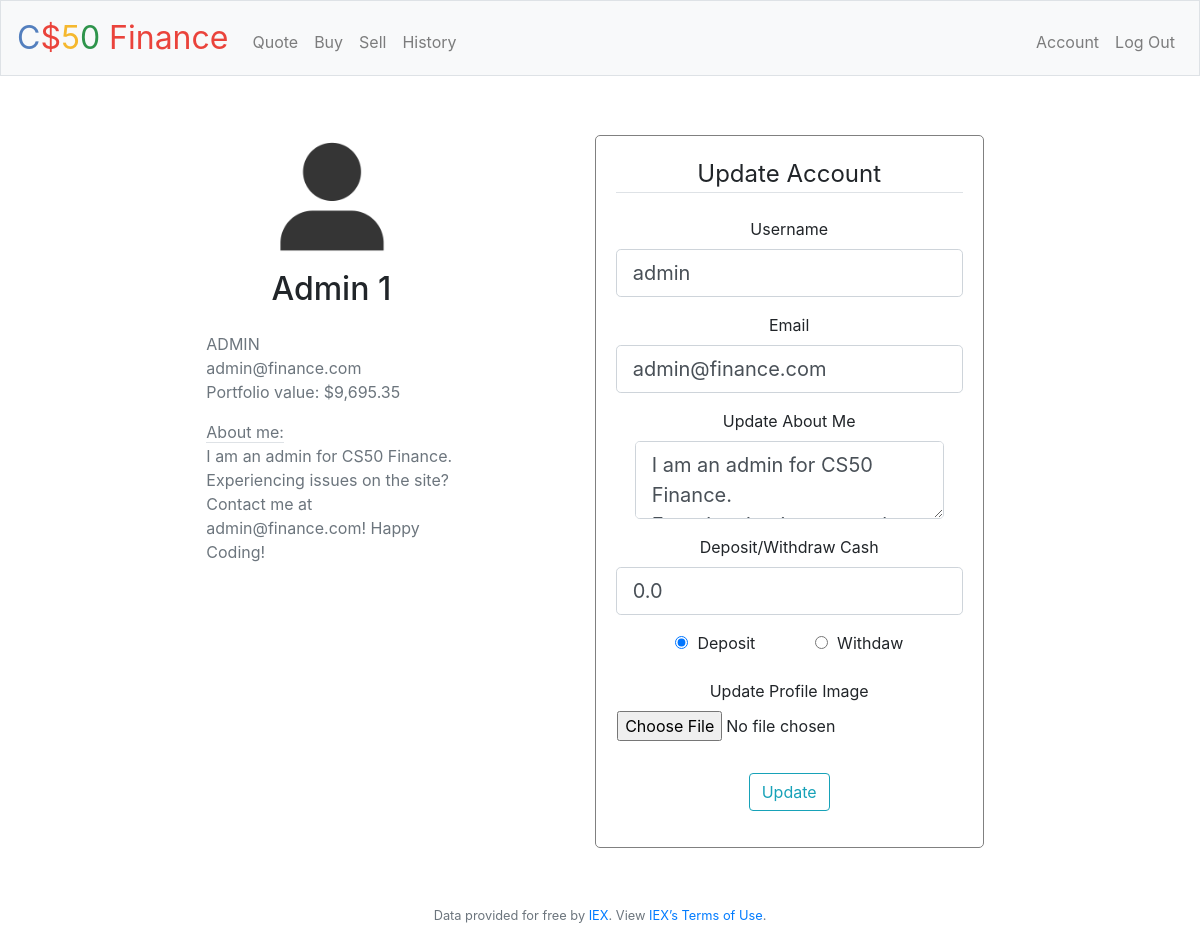
Page /account (signed in) on the earlier database version.
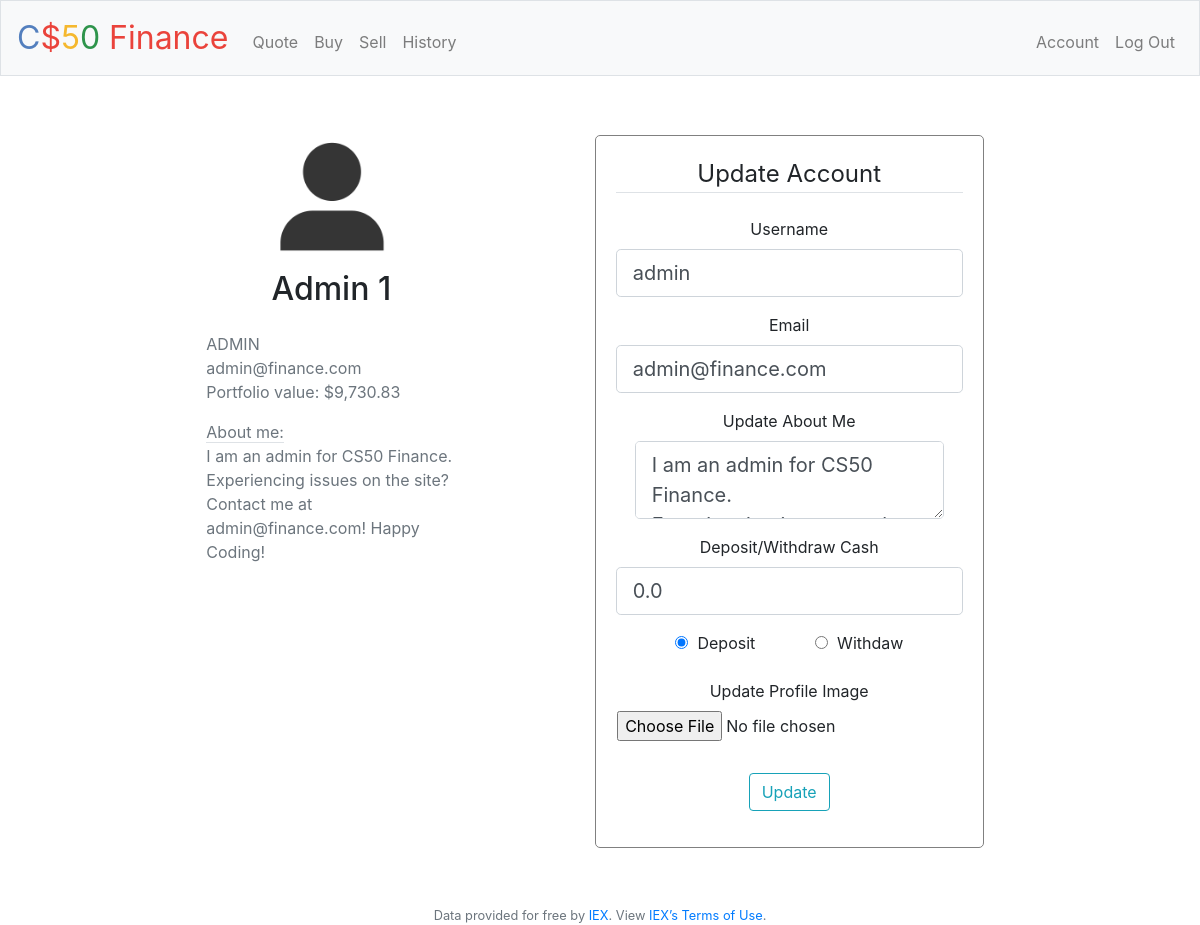
Same page on the later database version.
### webapp/users/models.py (models this page shows, shortened)
class User(db.Model, UserMixin):
    __tablename__ = 'user'
    id = db.Column(db.Integer, primary_key=True)
    first_name = db.Column(db.String(30))
    last_name = db.Column(db.String(255))
    username = db.Column(db.String(20), unique=True, nullable=False)
    email = db.Column(db.String(120), unique=True, nullable=False)
    password = db.Column(db.String(60), nullable=False)
    image_file = db.Column(db.String(20), nullable=False, default='default.png')
    bio = db.Column(db.TEXT, default='')
    created_on = db.Column(db.DateTime, nullable=False, default=datetime.utcnow)
    last_online = db.Column(db.DateTime, nullable=False, default=datetime.utcnow)
    starting_cash = db.Column(db.Float, nullable=False)
    cash = db.Column(db.Float, default=0.00)
    portfolio_value = db.Column(db.Float, default=0.00)
    portfolio_size = db.Column(db.Integer, nullable=False, default=0)
    num_buys = db.Column(db.Integer, nullable=False, default=0)
    num_sales = db.Column(db.Integer, nullable=False, default=0)
    num_equal_sales = db.Column(db.Integer, nullable=False, default=0)
    num_positive_sales = db.Column(db.Integer, nullable=False, default=0)
    num_negative_sales = db.Column(db.Integer, nullable=False, default=0)
    last_buy = db.Column(db.DateTime)
    last_sale = db.Column(db.DateTime)
    status = db.Column(db.Boolean, nullable=False, server_default='1')
    access = db.Column(db.Integer, nullable=False, default=1)
    roles = db.relationship('Role', secondary='user_roles')
    shares = db.relationship('Share', backref='owner', lazy=True)
    transactions = db.relationship('Transaction', backref='user', lazy=True)

### webapp/users/routes.py (the view)
@users.route("/account", methods=['GET', 'POST'])
@login_required
def account():
    form = UpdateAccountForm()
    if form.validate_on_submit():
        if form.image.data:
            image_file = save_image(form.image.data)
            current_user.image_file = image_file
        current_user.username = form.username.data
        current_user.email = form.email.data
        current_user.bio = form.bio.data
        if request.form['cash_option'] == 'deposit':
            current_user.cash += form.cash.data
        else:
            current_user.cash -= form.cash.data
        db.session.commit()
        flash('Your account has been updated!', 'success')
        return redirect(url_for('users.account'))
    elif request.method == 'GET':
        form.username.data = current_user.username
        form.email.data = current_user.email
        form.bio.data = current_user.bio
        form.cash.data = 0.0
    image_file = url_for('static', filename=f'profile_pics/{current_user.image_file}')
    return render_template('account.html', title='Account', image_file=image_file, form=form)

### webapp/users/forms.py (shortened to what this page needs)
class UpdateAccountForm(FlaskForm):
    username = StringField('Username',
                           validators=[Length(min=2, max=20)])
    email = StringField('Email',
                        validators=[Email()])
    bio = TextAreaField('Update About Me')
    cash = FloatField('Deposit/Withdraw Cash')
    image = FileField('Update Profile Image', validators=[FileAllowed(['jpg', 'jpeg', 'png'])])
    submit = SubmitField('Update')

### webapp/users/models.py (called while the page is built)
@login_manager.user_loader
def load_user(user_id):
    return User.query.get(int(user_id))

### webapp/templates/account.html (shortened to what this page needs)
{% extends "layout.html" %}
{% block main %}
    <div class="account">
        <div class="account-info">
            <img class="rounded-circle account-img" src="{{ image_file }}">
            <div class="media-body">
                <h2 class="account-heading mb-4">{{ current_user.first_name }} {{ current_user.last_name }} </h2>
                <div class="user-info">
                    <p class="text-secondary">
                        {{ current_user.username.upper() }} <br>
                        {{ current_user.email }}<br>
                        Portfolio value: {{ '${:,.2f}'.format(current_user.cash + current_user.portfolio_value) }}
                    </p>
                </div>
                <div class="user-bio">
                    <p class="text-secondary">
                        <span class="border-bottom mb-4">About me:</span><br>
                        {{ current_user.bio }}
                    </p>
                </div>
            </div>
        </div>
        <div class="account-update-form">
            <form action="" method="post" enctype="multipart/form-data">
                <fieldset class="form-group">
                    <legend class="border-bottom mb-4">Update Account</legend>
                    <div class="form-group">
                        {{ form.username.label(class="form-control-label") }}
                        {% if form.username.errors %}
                            {{ form.username(class="form-control form-control-lg is-invalid") }}
                            <div class="invalid-feedback">
                                {% for error in form.username.errors %}
                                    <span>{{ error }}</span>
                                {% endfor %}
                            </div>
                        {% else %}
                            {{ form.username(class="form-control form-control-lg") }}
                        {% endif %}
                    </div>
                    <div class="form-group">
                        {{ form.email.label(class="form-control-label") }}
                        {% if form.email.errors %}
                            {{ form.email(class="form-control form-control-lg is-invalid") }}
                            <div class="invalid-feedback">
                                {% for error in form.email.errors %}
                                    <span>{{ error }}</span>
                                {% endfor %}
                            </div>
                        {% else %}
                            {{ form.email(class="form-control form-control-lg") }}
                        {% endif %}
                    </div>
                    <div class="form-group">
                        {{ form.bio.label(class="form-control-label") }}
                        {% if form.bio.errors %}
                            {{ form.bio(class="form-control form-control-lg is-invalid") }}
                            <div class="invalid-feedback">
                                {% for error in form.bio.errors %}
                                    <span>{{ error }}</span>
                                {% endfor %}
                            </div>
                        {% else %}
                            {{ form.bio(class="form-control form-control-lg") }}
                        {% endif %}
                    </div>
                    <div class="form-group account-cash-update">
                        <div class="form-group">
                            {{ form.cash.label(class="form-control-label") }}
                            {{ form.cash(class="form-control form-control-lg") }}
                        </div>
                        <div class="input-group">
                            <div class="input-group-option">
                                <input type="radio" id="deposit" name="cash_option" value="deposit" checked>
                                <label for="deposit">Deposit</label>
                            </div>
                            <div class="input-group-option">
                                <input type="radio" id="withdraw" name="cash_option" value="withdraw">
                                <label for="withdraw">Withdaw</label>
                            </div>
                        </div>
                    </div>
                    <div class="form-group">
                        {{ form.image.label() }}
                        {{ form.image(class="form-control-file", id="account-update-img") }}
                    </div>
                </fieldset>
                <div class="form-group">
                    {{ form.submit(class="btn btn-outline-info") }}
                </div>
            </form>
        </div>
    </div>
{% endblock main %}

### webapp/templates/layout.html (shortened to what this page needs)
<!DOCTYPE html>
<html lang="en">
    <head>
        <link href="https://maxcdn.bootstrapcdn.com/bootstrap/4.1.3/css/bootstrap.min.css" rel="stylesheet">
        <link href="{{ url_for('static', filename='css/styles.css') }}" rel="stylesheet">
    </head>
    <body>
        <nav class="navbar navbar-expand-md navbar-light bg-light border">
            <a class="navbar-brand" href="/"><span class="blue">C</span><span class="red">$</span><span class="yellow">5</span><span class="green">0</span> <span class="red">Finance</span></a>
            <div class="collapse navbar-collapse" id="navbar">
                {% if current_user.is_authenticated %}
                    <ul class="navbar-nav mr-auto mt-2">
                        <li class="nav-item"><a class="nav-link" href="{{ url_for('main.quote') }}">Quote</a></li>
                        <li class="nav-item"><a class="nav-link" href="{{ url_for('transactions.buy') }}">Buy</a></li>
                        <li class="nav-item"><a class="nav-link" href="{{ url_for('transactions.sell') }}">Sell</a></li>
                        <li class="nav-item"><a class="nav-link" href="{{ url_for('transactions.history') }}">History</a></li>
                    </ul>
                    <ul class="navbar-nav ml-auto mt-2">
                        <li class="nav-item"><a class="nav-link" href="{{ url_for('users.account') }}">Account</a></li>
                        <li class="nav-item"><a class="nav-link" href="{{ url_for('users.logout') }}">Log Out</a></li>
                    </ul>
                {% else %}
                    <ul class="navbar-nav ml-auto mt-2">
                        <li class="nav-item"><a class="nav-link" href="{{ url_for('users.register') }}">Register</a></li>
                        <li class="nav-item"><a class="nav-link" href="{{ url_for('users.login') }}">Log In</a></li>
                    </ul>
                {% endif %}
            </div>
        </nav>
        <main class="container p-5">
            <div class="row">
                <div class="col-md-8">
                </div>
            </div>
            {% block main %}{% endblock %}
        </main>
        <footer class="small text-center text-muted">
            Data provided for free by <a href="https://iextrading.com/developer">IEX</a>. View <a href="https://iextrading.com/api-exhibit-a/">IEX’s Terms of Use</a>.
        </footer>
    </body>
</html>

### webapp/static/css/styles.css (style rules this page uses)
body { margin: 0; padding: 0; box-sizing: border-box; }
nav .navbar-brand { font-size: xx-large; }
nav .navbar-brand .blue { color: #537fbe; }
nav .navbar-brand .red { color: #ea433b; }
nav .navbar-brand .yellow { color: #f5b82e; }
nav .navbar-brand .green { color: #2e944b; }
main .form-control { display: inline-block; width: auto; }
.col-md-8 { margin: auto; }
main { overflow-x: auto; text-align: center; }
.form-group { display: flex; flex-direction: column; align-items: center; }
main img { max-width: 100%; }
.account { display: flex; justify-content: space-evenly; flex-wrap: wrap; }
.account-img { width: 200px; }
.user-info, .user-bio { text-align: left; }
.user-bio { max-width: 250px; }
.account-update-form { border: 1px solid grey; border-radius: 5px; margin: 10px; }
.account-update-form > form { padding: 10px; margin: 10px; }
#account-update-img { width: fit-content; }
.input-group { position: relative; display: flex; margin: auto; justify-content: space-evenly; align-content: center; align-items: center; }
input[type=radio] { margin-right: 5px; }

Differences in the rows shown:
changed User "Admin": current_user.cash+current_user.portfolio_value "$9,695.35" → "$9,730.83"
